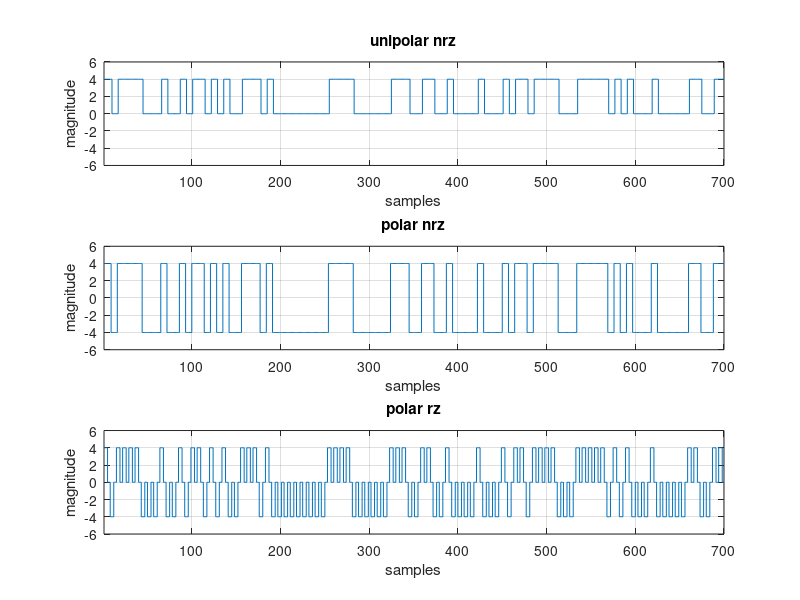
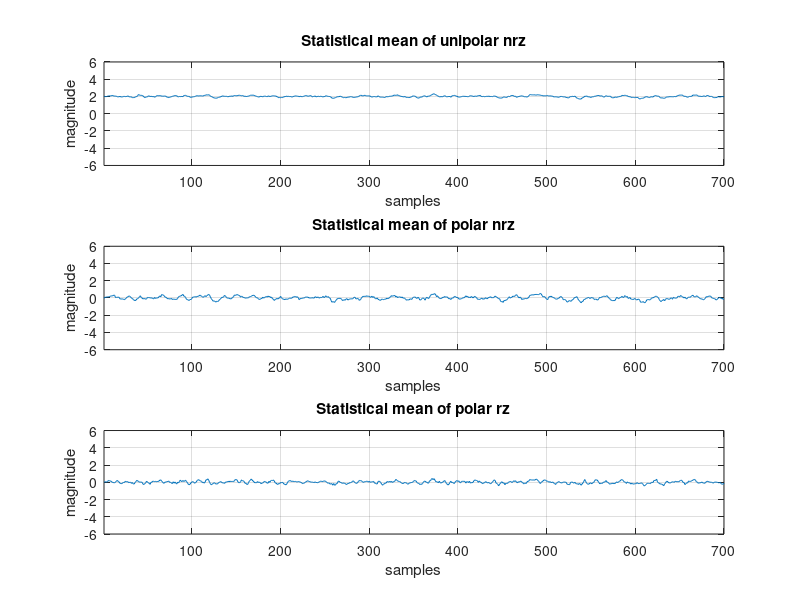
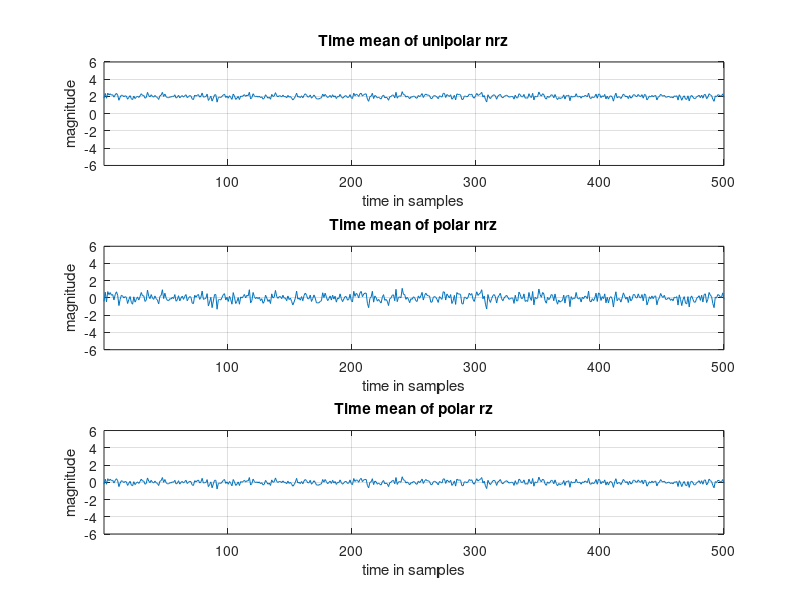
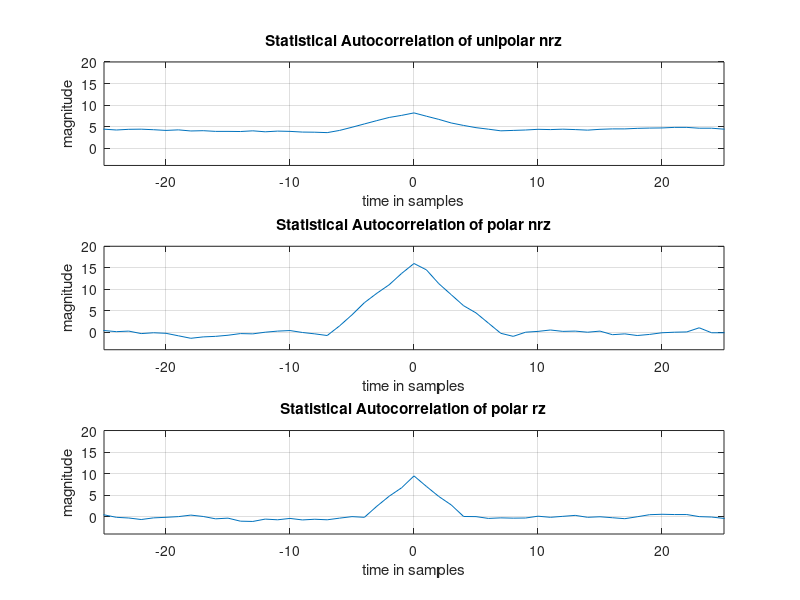

Source code (MATLAB) for these figures, in order:
a    = 4;           
tb   = 0.07;        
n    = 700; %each bit 7 sambel and we have 100 bit  
ts   = 0.01;        
fs   = 1/ts;        
t_tot = 7;                      
t    = 0.01 :0.01: t_tot;         
f    = -fs/2 :1/t_tot : fs/2 -1/t_tot; 
%%%%%%%%%%%%%%%%%%%%%%%%%%%%%%%

data = randi ([0,1], 500, 101);

%%%%%%%%%%%%%%%%%%%%%%%%%%%%%%%

polar_nrz=((2*data)-1)*a;
unipolar_nrz=a*data;
%Upsampling is a process of increasing the sample rate of a signal by inserting zeros between the original samples.
polar_rz= transpose(upsample(transpose(polar_nrz), 2));
%%%%%%%%%%%%%%%%%%%%%%%%%%%%%%%

unipolar_nrz=repelem(unipolar_nrz, 1,7);
polar_nrz = repelem(polar_nrz, 1, 7);
polar_rz = repelem(polar_rz, 1, repmat([4 3], 1, 101));

%%%%%%%%%%%%%%%%%%%%%%%%%%%%%%%

delay_polar_nrz   = randi([0 6],500,1);
delay_unipolar=randi([0 6],500,1);
delay_polar_rz   = randi([0 6],500,1);

%%%%%%%%%%%%%%%%%%%%%%%%%%%%%%%

Polar_nrz_delayed = zeros(500,700);
unipolar_nrz_delayed = zeros(500,700);
Polar_rz_delayed = zeros(500,700);

%%%%%%%%%%%%%%%%%%%%%%%%%%%%%%%
%if delay =0 the output start from 1 to 700 (from input 8 to 707)
for j = 1:500
    unipolar_nrz_delayed(j,:)= unipolar_nrz  (j, 8-delay_unipolar(j) : 707-delay_unipolar(j));
    Polar_nrz_delayed(j,:)   = polar_nrz(j, 8-delay_polar_nrz(j) : 707-delay_polar_nrz(j));
    Polar_rz_delayed(j,:)   = polar_rz(j, 8-delay_polar_rz(j) : 707-delay_polar_rz(j));
end
%%%%%%%%%%%%%%%%%%%%%%%%%%%%%%%
figure('Name','Line Codes Generation');
subplot(3,1,1);
stairs(unipolar_nrz_delayed(1, 1:n));
grid on
axis([1 n -6 6]);
xlabel('samples');
ylabel('magnitude');
title('unipolar nrz');
subplot(3,1,2);
stairs(Polar_nrz_delayed(1, 1:n));
grid on
axis([1 n -6 6]);
xlabel('samples');
ylabel('magnitude');
title('polar nrz');
subplot(3,1,3);
stairs(Polar_rz_delayed(1, 1:n));
grid on
axis([1 n -6 6]);
xlabel('samples');
ylabel('magnitude');
title('polar rz');
%%%%%%%%%%%%%%%%%%%%%%%%%%%%%%%%%%%%%%%%%%%%%%%%%%%%%%%%%%%%%%%%%%%
unipolar_nrz_mean   = zeros(1,700);     
polar_nrz_mean      = zeros(1,700);     
polar_rz_mean       = zeros(1,700);     
for j = 1 : 500
unipolar_nrz_mean   = unipolar_nrz_mean + unipolar_nrz_delayed(j, :);
polar_nrz_mean      = polar_nrz_mean + Polar_nrz_delayed(j, :);
polar_rz_mean       = polar_rz_mean + Polar_rz_delayed(j, :);
end
unipolar_nrz_mean   = unipolar_nrz_mean/500;
polar_nrz_mean      = polar_nrz_mean/500;
polar_rz_mean       = polar_rz_mean/500;


figure('Name','Statistical Mean of Line Codes');
subplot(3,1,1);
plot(unipolar_nrz_mean(1, 1:n));
grid on
axis([1 n -6 6]);
xlabel('samples');
ylabel('magnitude');
title('Statistical mean of unipolar nrz');
subplot(3,1,2);
plot(polar_nrz_mean(1, 1:n));
grid on
axis([1 n -6 6]);
xlabel('samples');
ylabel('magnitude');
title('Statistical mean of polar nrz');
subplot(3,1,3);
plot(polar_rz_mean(1, 1:n));
grid on
axis([1 n -6 6]);
xlabel('samples');
ylabel('magnitude');
title('Statistical mean of polar rz');
%%%%%%%%%%%%%%%%%%%%%%%%%%%%%%%%%%%%%%%%%%%%%%%%%%%%%%%%%%
%Calculating Time Mean of all waveforms
unipolar_nrz_mean_t = zeros(500,1);     
polar_nrz_mean_t    = zeros(500,1);     
polar_rz_mean_t     = zeros(500,1);    
for j = 1 : 700
unipolar_nrz_mean_t   = unipolar_nrz_mean_t + unipolar_nrz_delayed(:, j);
polar_nrz_mean_t      = polar_nrz_mean_t + Polar_nrz_delayed(:, j);
polar_rz_mean_t       = polar_rz_mean_t + Polar_rz_delayed(:, j);
end
unipolar_nrz_mean_t   = unipolar_nrz_mean_t/700;
polar_nrz_mean_t      = polar_nrz_mean_t/700;
polar_rz_mean_t       = polar_rz_mean_t/700;

figure('Name','Time Mean of Line Codes');
subplot(3,1,1);
plot(unipolar_nrz_mean_t);
grid on
axis([1 500 -6 6]);
xlabel('time in samples');
ylabel('magnitude');
title('Time mean of unipolar nrz');
subplot(3,1,2);
plot(polar_nrz_mean_t);
grid on
axis([1 500 -6 6]);
xlabel('time in samples');
ylabel('magnitude');
title('Time mean of polar nrz');
subplot(3,1,3);
plot(polar_rz_mean_t);
grid on
axis([1 500 -6 6]);
xlabel('time in samples');
ylabel('magnitude');
title('Time mean of polar rz');
%%%%%%%%%%%%%%%%%%%%%%%%%%%%%%%%%%%%%%%%%%%%%%%%%%%%%%%%%
%Calculating statistical Autocorrelation
s_t1 = 351;       
taw = -350: 349;  
R_unipolar_nrz = zeros (1, 700);    
R_polar_nrz = zeros (1, 700);    
R_polar_rz = zeros (1, 700);    
for i = taw
M = i + 351; 
 for j = 1:500
 R_unipolar_nrz(M) = R_unipolar_nrz(M) + unipolar_nrz_delayed(j,s_t1)* unipolar_nrz_delayed(j,s_t1+i);
 R_polar_nrz(M) = R_polar_nrz(M) + Polar_nrz_delayed(j,s_t1)* Polar_nrz_delayed(j,s_t1+i);
 R_polar_rz(M) = R_polar_rz(M) + Polar_rz_delayed(j,s_t1)* Polar_rz_delayed(j,s_t1+i);
 end
  R_unipolar_nrz(M) = R_unipolar_nrz(M)/500;
  R_polar_nrz(M) = R_polar_nrz(M)/500;
  R_polar_rz(M) = R_polar_rz(M)/500;
end
figure('Name','Statistical Autocorrelation');
subplot(3,1,1);
plot(taw,R_unipolar_nrz);
grid on
axis([-25 25 -4 20]);
xlabel('time in samples');
ylabel('magnitude');
title('Statistical Autocorrelation of unipolar nrz');
subplot(3,1,2);
plot(taw,R_polar_nrz);
grid on
axis([-25 25 -4 20]);
xlabel('time in samples');
ylabel('magnitude');
title('Statistical Autocorrelation of polar nrz');
subplot(3,1,3);
plot(taw,R_polar_rz);
grid on
axis([-25 25 -4 20]);
xlabel('time in samples');
ylabel('magnitude');
title('Statistical Autocorrelation of polar rz');

%%%%%%%%%%%%%%%%%%%%%%%%%%%%%%%%%%%%%%%%%%%%%%%%%%%%%%%%%%%%%%%%%%%%%%%%%%%%
% ACF at constant tau to prove that it is stationary
R_unipolar_nrz_0 = zeros (1, 700);    
R_polar_nrz_0 = zeros (1, 700);    
R_polar_rz_0 = zeros (1, 700); 
tau = 5;
for i = 1 : 700
    sum_1_R = 0;    
    sum_2_R = 0;       
    sum_3_R = 0; 
 for j = 1 : 500
     if (i+tau < 701) %to avoid exceeding the matrix bounds
 sum_1_R = sum_1_R + unipolar_nrz_delayed(j,i)* unipolar_nrz_delayed(j,i+tau);
 sum_2_R = sum_2_R + Polar_nrz_delayed(j,i)* Polar_nrz_delayed(j,i+tau);
 sum_3_R = sum_3_R + Polar_rz_delayed(j,i)* Polar_rz_delayed(j,i+tau);
     end
 end 
  R_unipolar_nrz_0(i) = sum_1_R/500;
  R_polar_nrz_0(i) = sum_2_R/500;
  R_polar_rz_0(i) = sum_3_R/500;
end
figure('Name','statistical ACF for constatnt taw');
subplot(3,1,1);
axis('auto');
plot(R_unipolar_nrz_0(1, 1:n-tau));
grid on
axis([1 n -10 10]);
xlabel('samples');
ylabel('magnitude');
title('statistical ACF of unipolar nrz for constatnt taw');
subplot(3,1,2);
plot(R_polar_nrz_0(1, 1:n-tau));
grid on
axis([1 n -10 10]);
xlabel('samples');
ylabel('magnitude');
title('statistical ACF of polar nrz for constatnt taw');
subplot(3,1,3);
plot(R_polar_rz_0(1, 1:n-tau));
grid on
axis([1 n -10 10]);
xlabel('samples');
ylabel('magnitude');
title('statistical ACF of polar rz for constatnt taw');

%%%%%%%%%%%%%%%%%%%%%%%%%%%%%%%%%%%%%%%%%%%%%%%%%%%%%%%%%%%%%%%%%%%%%%%%%%%
%time autocorrelation
R_unipolar_nrz_t = zeros (1, 300);    
R_polar_nrz_t = zeros (1, 300);    
R_polar_rz_t = zeros (1, 300);    
taw2 = -150: 149;         
for i = taw2
M = i + 151; 
 for n1 = 151: 551       
 R_unipolar_nrz_t(M) = R_unipolar_nrz_t(M) + unipolar_nrz_delayed(1,n1)* unipolar_nrz_delayed(1,n1+i);
 R_polar_nrz_t(M) = R_polar_nrz_t(M) + Polar_nrz_delayed(1,n1)* Polar_nrz_delayed(1,n1+i);
 R_polar_rz_t(M) = R_polar_rz_t(M) + Polar_rz_delayed(1,n1)* Polar_rz_delayed(1,n1+i);
 end
  R_unipolar_nrz_t(M) = R_unipolar_nrz_t(M)/400;
  R_polar_nrz_t(M) = R_polar_nrz_t(M)/400;
  R_polar_rz_t(M) = R_polar_rz_t(M)/400;
end

figure('Name','Time Autocorrelation');
subplot(3,1,1);
plot(taw2,R_unipolar_nrz_t);
grid on
axis([-25 25 -4 20]);
xlabel('time in samples');
ylabel('magnitude');
title('Time Autocorrelation of unipolar nrz');
subplot(3,1,2);
plot(taw2,R_polar_nrz_t);
grid on
axis([-25 25 -4 20]);
xlabel('time in samples');
ylabel('magnitude');
title('Time Autocorrelation of polar nrz');
subplot(3,1,3);
plot(taw2,R_polar_rz_t);
grid on
axis([-25 25 -4 20]);
xlabel('time in samples');
ylabel('magnitude');
title('Time Autocorrelation of polar rz');

%%%%%%%%%%%%%%%%%%%%%%%%%%%%%%%
% calculate the BW from PSD graph
unipolar_nrz_coe = fft(R_unipolar_nrz)/n;
polar_nrz_coe = fft(R_polar_nrz)/n;
polar_rz_coe = fft(R_polar_rz)/n;

amplitude_unipolar_nrz= sqrt(unipolar_nrz_coe.*conj(unipolar_nrz_coe));
amplitude_polar_nrz = sqrt(polar_nrz_coe.*conj(polar_nrz_coe));
amplitude_polar_rz = sqrt(polar_rz_coe.*conj(polar_rz_coe));

amp_unipolar_nrz = zeros(1,700);
amp_polar_nrz = zeros(1,700);
amp_polar_rz = zeros(1,700);
% we split the matrix in halves one frome -fs/2 to 0 and the other from 0 to fs/2
for i = 1: 351 
    amp_unipolar_nrz(i) = amplitude_unipolar_nrz(352-i);
    amp_polar_nrz(i) = amplitude_polar_nrz(352-i);
    amp_polar_rz(i) = amplitude_polar_rz(352-i);
end
for i = 352: 700 
    amp_unipolar_nrz(i) = amplitude_unipolar_nrz(1052-i);
    amp_polar_nrz(i) = amplitude_polar_nrz(1052-i);
    amp_polar_rz(i) = amplitude_polar_rz(1052-i);
end

x =(-700/2:(700/2)-1) ;
x_values =(fs*x)/700;
figure('Name','power spectral density');
subplot(3,1,1);
plot(x_values,amp_unipolar_nrz);
grid on
xlabel('freq');
ylabel('magnitude');
ylim([-0.1,0.2]);
title('PSD of unipolar nrz');
subplot(3,1,2);
plot(x_values,amp_polar_nrz);
grid on
xlabel('freq');
ylabel('magnitude');
title('PSD of polar nrz');
subplot(3,1,3);
plot(x_values,amp_polar_rz) ;
grid on
xlabel('freq');
ylabel('magnitude');
title('PSD of polar rz');
